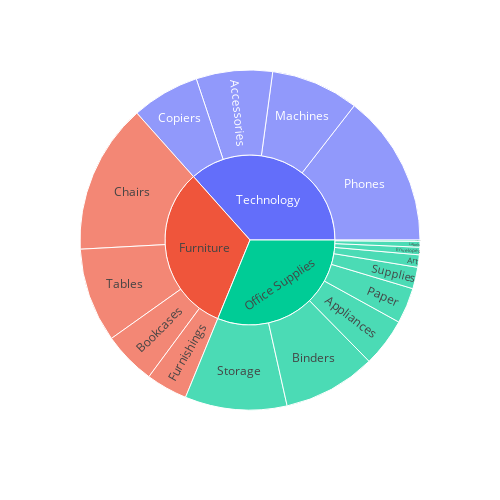

The code cell stored with this chart in its notebook:
### Code cell
import plotly.express as px
#Summarize the sales data by Category an Sub Category
df_summary = df.groupby(['Category','Sub-Category'])['Sales'].sum().reset_index()

#Create a nested pie chartr
fig =px.sunburst(
    df_summary,path=['Category','Sub-Category'],values = 'Sales'
)
fig.update_layout(width=500, height=500)  # Adjust width and height as needed
fig.show()

### Figure 1 — Plotly figure (JSON) as saved in the notebook; plotly's stock layout.template omitted (floating-point values rounded to 4 significant figures)
{"data": [{"branchvalues": "total", "domain": {"x": [0, 1], "y": [0, 1]}, "hovertemplate": "labels=%{label}<br>Sales=%{value}<br>parent=%{parent}<br>id=%{id}<extra></extra>", "ids": ["Technology/Accessories", "Office Supplies/Appliances", "Office Supplies/Art", "Office Supplies/Binders", "Furniture/Bookcases", "Furniture/Chairs", "Technology/Copiers", "Office Supplies/Envelopes", "Office Supplies/Fasteners", "Furniture/Furnishings", "Office Supplies/Labels", "Technology/Machines", "Office Supplies/Paper", "Technology/Phones", "Office Supplies/Storage", "Office Supplies/Supplies", "Furniture/Tables", "Furniture", "Office Supplies", "Technology"], "labels": ["Accessories", "Appliances", "Art", "Binders", "Bookcases", "Chairs", "Copiers", "Envelopes", "Fasteners", "Furnishings", "Labels", "Machines", "Paper", "Phones", "Storage", "Supplies", "Tables", "Furniture", "Office Supplies", "Technology"], "name": "", "parents": ["Technology", "Office Supplies", "Office Supplies", "Office Supplies", "Furniture", "Furniture", "Technology", "Office Supplies", "Office Supplies", "Furniture", "Office Supplies", "Technology", "Office Supplies", "Technology", "Office Supplies", "Office Supplies", "Furniture", "", "", ""], "type": "sunburst", "values": [164200.0, 104600.0, 26710.0, 200000.0, 113800.0, 322800.0, 146200.0, 16130.0, 3002.0, 89210.0, 12350.0, 189200.0, 76830.0, 327800.0, 219300.0, 46420.0, 202800.0, 728700.0, 705400.0, 827500.0]}], "layout": {"height": 500, "legend": {"tracegroupgap": 0}, "margin": {"t": 60}, "width": 500}}
